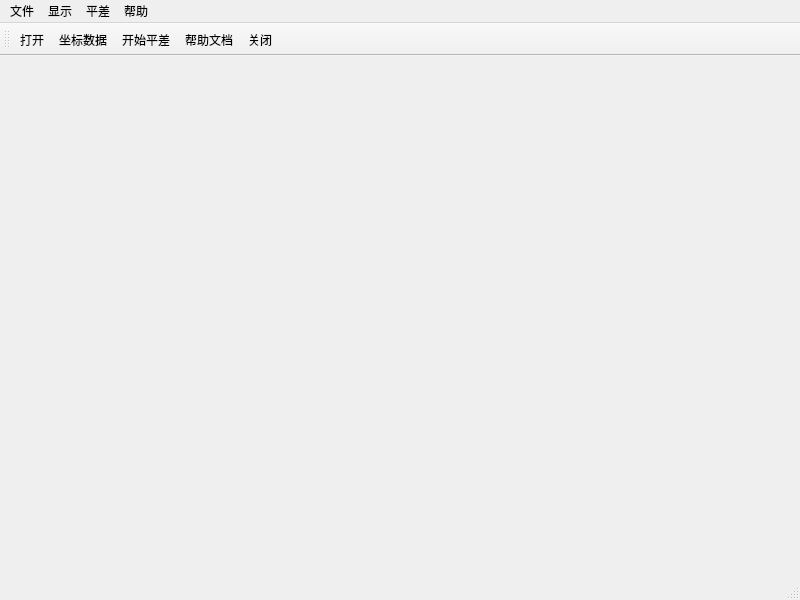
<?xml version="1.0" encoding="UTF-8"?>
<ui version="4.0">
 <class>MainWindow</class>
 <widget class="QMainWindow" name="MainWindow">
  <property name="geometry">
   <rect>
    <x>0</x>
    <y>0</y>
    <width>800</width>
    <height>600</height>
   </rect>
  </property>
  <property name="windowTitle">
   <string>三角网平差</string>
  </property>
  <property name="windowIcon">
   <iconset resource="Image.qrc">
    <normaloff>:/Image/Image/technology.png</normaloff>:/Image/Image/technology.png</iconset>
  </property>
  <widget class="QWidget" name="centralwidget"/>
  <widget class="QStatusBar" name="statusbar"/>
  <widget class="QMenuBar" name="menuBar">
   <property name="geometry">
    <rect>
     <x>0</x>
     <y>0</y>
     <width>800</width>
     <height>21</height>
    </rect>
   </property>
   <widget class="QMenu" name="menufile">
    <property name="title">
     <string>文件</string>
    </property>
    <widget class="QMenu" name="menusave">
     <property name="title">
      <string>保存</string>
     </property>
     <addaction name="actioncoor_data_2"/>
     <addaction name="actionobserve_data"/>
    </widget>
    <addaction name="actionopen"/>
    <addaction name="separator"/>
    <addaction name="separator"/>
    <addaction name="actionclose"/>
    <addaction name="menusave"/>
   </widget>
   <widget class="QMenu" name="menushow">
    <property name="title">
     <string>显示</string>
    </property>
    <widget class="QMenu" name="menushow_data">
     <property name="title">
      <string>显示数据</string>
     </property>
     <addaction name="actionorigin_data"/>
     <addaction name="actionadjusted_data"/>
     <addaction name="actioncoor_data"/>
    </widget>
    <addaction name="menushow_data"/>
    <addaction name="separator"/>
    <addaction name="actionshow_graphic"/>
   </widget>
   <widget class="QMenu" name="menuhelp">
    <property name="title">
     <string>帮助</string>
    </property>
    <addaction name="actionhelp"/>
   </widget>
   <widget class="QMenu" name="menu">
    <property name="title">
     <string>平差</string>
    </property>
    <addaction name="actionstart_adjust"/>
   </widget>
   <addaction name="menufile"/>
   <addaction name="menushow"/>
   <addaction name="menu"/>
   <addaction name="menuhelp"/>
  </widget>
  <widget class="QToolBar" name="toolBar">
   <property name="windowTitle">
    <string>toolBar</string>
   </property>
   <attribute name="toolBarArea">
    <enum>TopToolBarArea</enum>
   </attribute>
   <attribute name="toolBarBreak">
    <bool>false</bool>
   </attribute>
   <addaction name="actionopen"/>
   <addaction name="actioncoor_data_2"/>
   <addaction name="actionstart_adjust"/>
   <addaction name="actionhelp"/>
   <addaction name="actionclose"/>
  </widget>
  <action name="actionopen">
   <property name="icon">
    <iconset resource="Image.qrc">
     <normaloff>:/Image/Image/open.png</normaloff>:/Image/Image/open.png</iconset>
   </property>
   <property name="text">
    <string>打开</string>
   </property>
   <property name="shortcutContext">
    <enum>Qt::WindowShortcut</enum>
   </property>
  </action>
  <action name="actionclose">
   <property name="icon">
    <iconset resource="Image.qrc">
     <normaloff>:/Image/Image/close.png</normaloff>:/Image/Image/close.png</iconset>
   </property>
   <property name="text">
    <string>关闭</string>
   </property>
  </action>
  <action name="actionshow_graphic">
   <property name="text">
    <string>显示相对图形</string>
   </property>
  </action>
  <action name="actionorigin_data">
   <property name="text">
    <string>原始观测值</string>
   </property>
  </action>
  <action name="actionadjusted_data">
   <property name="text">
    <string>平差后观测值</string>
   </property>
  </action>
  <action name="actionhelp">
   <property name="icon">
    <iconset resource="Image.qrc">
     <normaloff>:/Image/Image/help.png</normaloff>:/Image/Image/help.png</iconset>
   </property>
   <property name="text">
    <string>帮助文档</string>
   </property>
  </action>
  <action name="actionstart_adjust">
   <property name="icon">
    <iconset resource="Image.qrc">
     <normaloff>:/Image/Image/execute.png</normaloff>:/Image/Image/execute.png</iconset>
   </property>
   <property name="text">
    <string>开始平差</string>
   </property>
  </action>
  <action name="actioncoor_data">
   <property name="text">
    <string>坐标平差值</string>
   </property>
  </action>
  <action name="actioncoor_data_2">
   <property name="icon">
    <iconset resource="Image.qrc">
     <normaloff>:/Image/Image/save.png</normaloff>:/Image/Image/save.png</iconset>
   </property>
   <property name="text">
    <string>坐标数据</string>
   </property>
  </action>
  <action name="actionobserve_data">
   <property name="text">
    <string>观测数据</string>
   </property>
  </action>
 </widget>
 <resources>
  <include location="Image.qrc"/>
 </resources>
 <connections/>
</ui>
